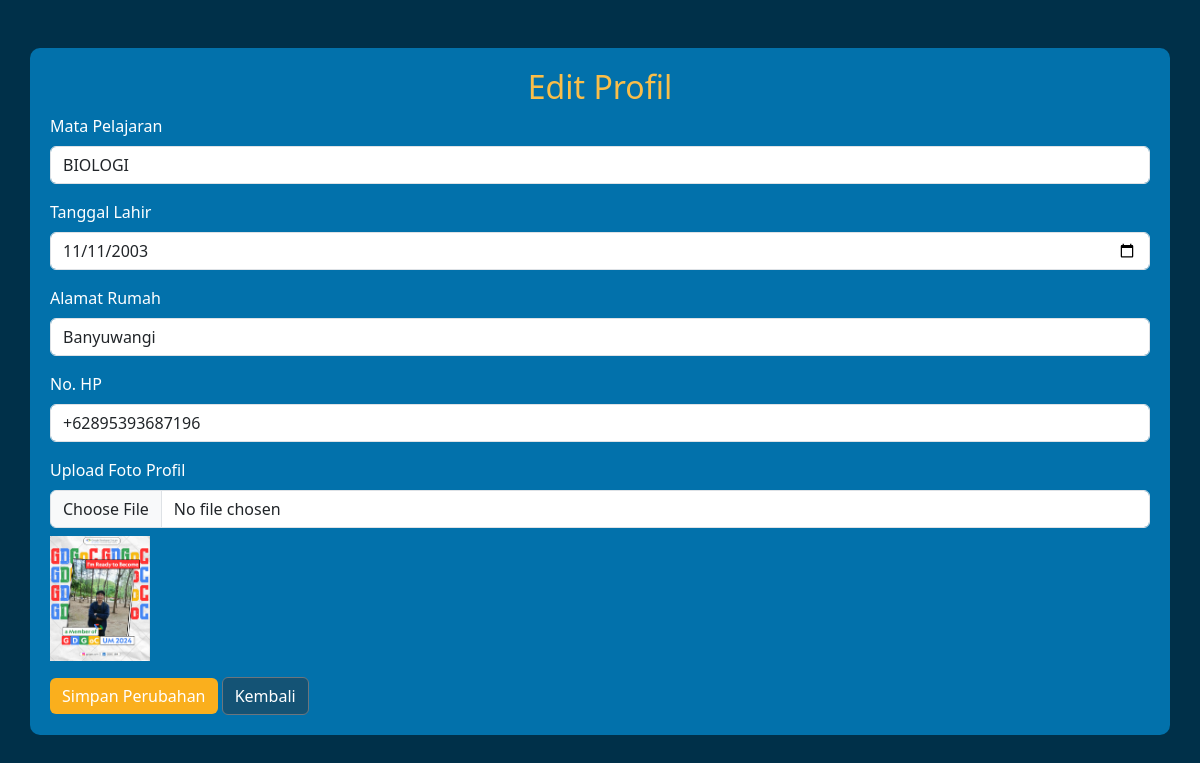
Screenshot of /edit_profile_mentor.php (signed in) with the database file from the repository.
### tables this page shows
CREATE TABLE `mentor` (
  `pengajar_id` int(11) NOT NULL,
  `full_name` varchar(50) NOT NULL,
  `email` varchar(50) NOT NULL,
  `password` varchar(255) NOT NULL,
  `mapel` varchar(20) NOT NULL,
  `nohp` varchar(255) NOT NULL,
  `gambar` varchar(255) NOT NULL,
  `alamat` varchar(100) NOT NULL,
  `ttl` date NOT NULL,
  `created_at` timestamp NOT NULL DEFAULT current_timestamp() ON UPDATE current_timestamp()
);

### edit_profile_mentor.php (the view, shortened to what this page needs)
<?php
$host = "localhost";
$user = "root";
$password = "";
$dbname = "scover";
$conn = mysqli_connect($host, $user, $password, $dbname);
$email = isset($_SESSION['user_email']) ? $_SESSION['user_email'] : null;
$query = "SELECT * FROM mentor WHERE email='$email'";
$result = mysqli_query($conn, $query);
$data = mysqli_fetch_assoc($result);
?>
<!DOCTYPE html>
<html lang="id">
<head>
    <link href="https://cdn.jsdelivr.net/npm/bootstrap@5.3.0-alpha1/dist/css/bootstrap.min.css" rel="stylesheet">
</head>
<body>
    <div class="container mt-5">
        <h2 class="text-center">Edit Profil</h2>
        <form action="" method="POST" enctype="multipart/form-data">
            <div class="mb-3">
                <label for="mapel" class="form-label">Mata Pelajaran</label>
                <input type="text" id="mapel" name="mapel" value="<?= htmlspecialchars($data['mapel']); ?>" class="form-control" required>
            </div>
            <div class="mb-3">
                <label for="ttl" class="form-label">Tanggal Lahir</label>
                <input type="date" id="ttl" name="ttl" value="<?= htmlspecialchars($data['ttl']); ?>" class="form-control" required>
            </div>
            <div class="mb-3">
                <label for="alamat" class="form-label">Alamat Rumah</label>
                <input type="text" id="alamat" name="alamat" value="<?= htmlspecialchars($data['alamat']); ?>" class="form-control" required>
            </div>
            <div class="mb-3">
                <label for="nohp" class="form-label">No. HP</label>
                <input type="text" id="nohp" name="nohp" value="<?= htmlspecialchars($data['nohp']); ?>" class="form-control" required>
            </div>
            <div class="mb-3">
                <label for="gambar" class="form-label">Upload Foto Profil</label>
                <input type="file" id="gambar" name="gambar" class="form-control">
                <?php if (!empty($data['gambar'])): ?>
                    <img src="<?= htmlspecialchars($data['gambar']); ?>" alt="Profil" width="100" class="mt-2">
                <?php endif; ?>
            </div>
            <button type="submit" class="btn btn-success">Simpan Perubahan</button>
            <a href="profile_mentor.php" class="btn btn-secondary">Kembali</a>
        </form>
    </div>
</body>
</html>

### edit_profile_mentor.php (style rules this page uses)
body { background-color: #003049; color: white; }
.container { background-color: #0271ab; padding: 20px; border-radius: 10px; }
h2 { color: #fabe49; }
.btn-success { background-color: #faaf1d; border: none; }
.btn-secondary { background-color: #145375; }

### rows the page displays
mentor: mapel "BIOLOGI", ttl "11/11/2003", alamat "Banyuwangi", nohp "+62895393687196", gambar (picture)
